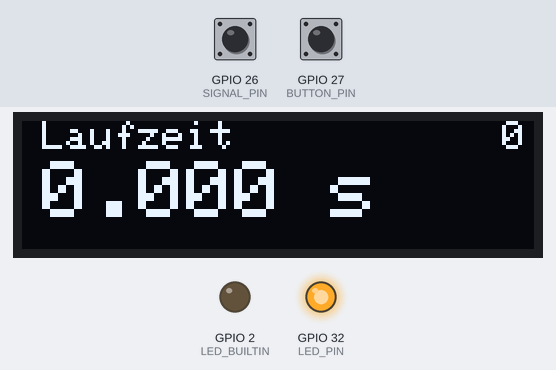
Recording of a sketch running on a simulated ESP32. On the bench: 128×32 one-colour display, output pins drawn as LEDs (lit = HIGH). The test bench sets the inputs (shaded band); at power-on: GPIO 26 (SIGNAL_PIN) HIGH, GPIO 27 (BUTTON_PIN) HIGH. Nothing arrives over Bluetooth unless stated; a phone connects over Bluetooth LE 3 s after start; what the sketch prints to the serial monitor is not drawn.

Above: at 1.2 s.
1.3 s: GPIO 26 (SIGNAL_PIN) pulled LOW for 0.15 s
At 2.6 s:
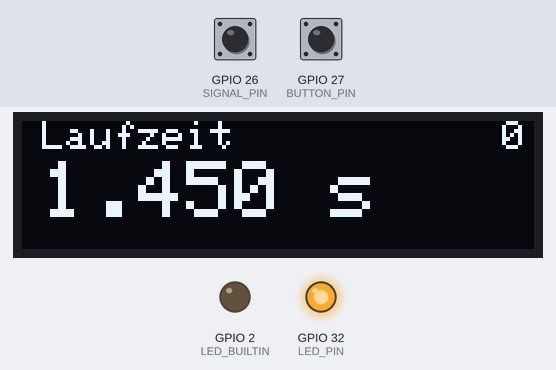
2.9 s: GPIO 27 (BUTTON_PIN) pulled LOW for 0.15 s
At 3.9 s:
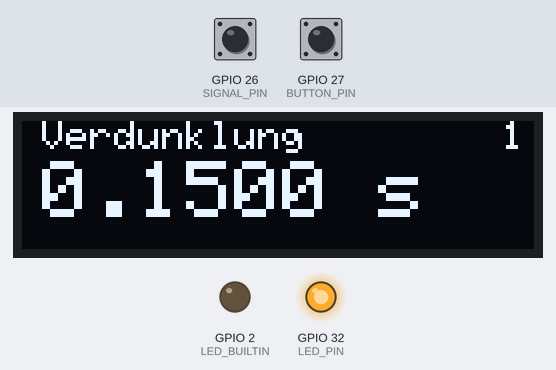
4.5 s: GPIO 27 (BUTTON_PIN) pulled LOW for 1 s
At 5.2 s:
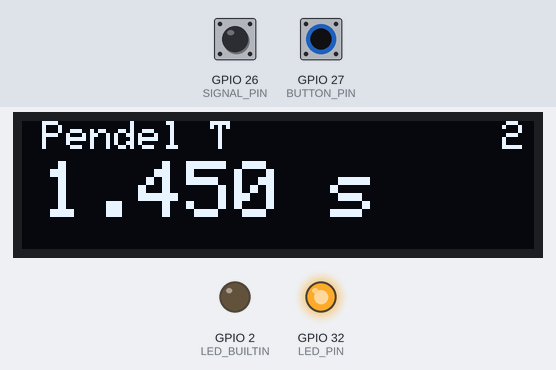
7.0 s: GPIO 27 (BUTTON_PIN) pulled LOW for 0.15 s
At 8.0 s:
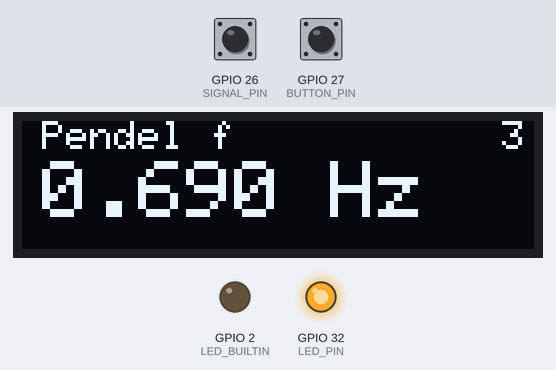
8.6 s: GPIO 26 (SIGNAL_PIN) pulled LOW for 1 s
At 9.4 s:
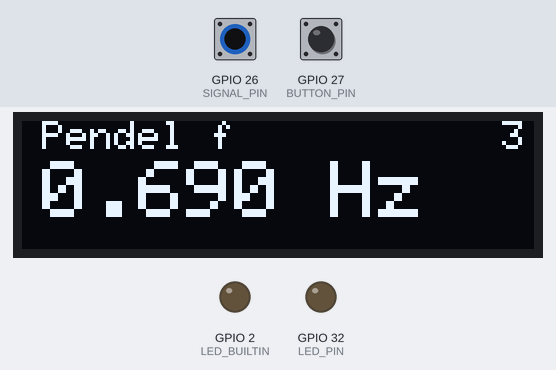
11.1 s: GPIO 26 (SIGNAL_PIN) driven LOW and GPIO 27 (BUTTON_PIN) driven LOW
At 12.6 s:
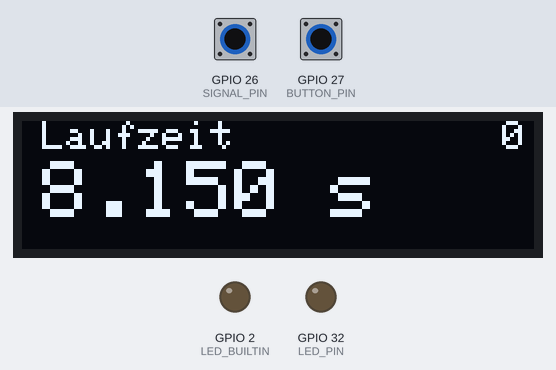
Timing chart, 0 to 13.6 s (numbered marks = the images above; inputs shaded):
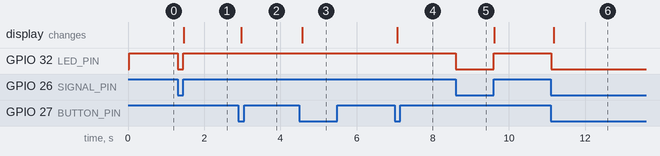

Measured:
- after the input at 1.3 s, GPIO 32 (LED_PIN): HIGH → LOW at once, → HIGH 0.15 s later; the display: changes after 0.17 s (image 1)
- after the input at 2.9 s, the display: changes after 0.07 s (image 2)
- after the input at 4.5 s, the display: changes after 0.07 s (image 3)
- after the input at 7.0 s, the display: changes after 0.06 s (image 4)
- after the input at 8.6 s, GPIO 32 (LED_PIN): HIGH → LOW at once, → HIGH 1.0 s later
- after the input at 11.1 s, GPIO 32 (LED_PIN): HIGH → LOW at once; the display: changes after 0.07 s (image 6)

The sketch:

light_gate_qr.ino
```cpp
#include <BLEDevice.h>
#include <BLEServer.h>
#include <BLEUtils.h>
#include <BLE2902.h>
#include <Wire.h>
#include <Adafruit_GFX.h>
#include <Adafruit_SSD1306.h>

// ---- Pin-Configuration ----
// LS4568 SIGNAL: 22, LED: 33 /LED Output must be disabled (Signal PIN22)
#define SIGNAL_PIN 26
#define BUTTON_PIN 27
#define SDA_PIN 16
#define SCL_PIN 17
#define LED_PIN 32

// ---- OLED ----
#define SCREEN_WIDTH 128
#define SCREEN_HEIGHT 32//32
#define NAME "LS 1"//"Einzel-Lichtschranke A"

Adafruit_SSD1306 oled(SCREEN_WIDTH, SCREEN_HEIGHT, &Wire, -1);

volatile int n = 0;
volatile int t1 = 0;
volatile int t2 = 0;
volatile int timeArray[3] = {0, 0, 0};
volatile float laufT = 0;
volatile float pendelT = 0;
volatile float pendelF = 0;
volatile bool newEvent = false;
volatile unsigned long lastRise = 0;
const unsigned long DEBOUNCE_US = 2000; // Startwert, ggf. anpassen

float verdT = 0;
bool stopped = 0;
bool cleared = 0;
bool synced = 0;

volatile float t = 0;
volatile float t_offset = 0;
// ---- Mode/Taster ----
// 0 = Laufzeit, 1 = Verdunklung, 2 = Pendel

int mode = 0;
bool lastButtonState = HIGH;


#define SERVICE_UUID   "12345678-1234-1234-1234-123456789abc"
#define CHAR_UUID_T    "abcdef01-1234-1234-1234-123456789abc"  // time
#define CHAR_UUID_LT   "abcdef02-1234-1234-1234-123456789abc"  // signal time
#define CHAR_UUID_DT   "abcdef03-1234-1234-1234-123456789abc"  // shadowing time
#define CHAR_UUID_SD   "abcdef04-1234-1234-1234-123456789abc"  // period
#define CHAR_UUID_N    "abcdef05-1234-1234-1234-123456789abc"  // count

BLECharacteristic *pCharT, *pCharLT, *pCharDT, *pCharSD, *pCharN;
bool deviceConnected = false;

class MyServerCallbacks : public BLEServerCallbacks {
  void onConnect(BLEServer* pServer)    { deviceConnected = true; }
  void onDisconnect(BLEServer* pServer) {
    deviceConnected = false;
    BLEDevice::getAdvertising()->start();
  }
};

BLECharacteristic* createChar(BLEService* svc, const char* uuid) {
  BLECharacteristic* c = svc->createCharacteristic(uuid, BLECharacteristic::PROPERTY_NOTIFY);
  c->addDescriptor(new BLE2902());
  return c;
}

void IRAM_ATTR isr1() {
if (digitalRead(SIGNAL_PIN)) {
  unsigned long now = micros();
  if (now - lastRise < DEBOUNCE_US) return;
  n++;
  lastRise = now;
  t1 = (int)now;
  timeArray[0] = timeArray[1];
  timeArray[1] = timeArray[2];
  timeArray[2] = t1;
  newEvent = true;
} else {
  t2 = (int)micros();
}
}


void setup() {
  Serial.begin(115200);

  BLEDevice::init(NAME);
  BLEServer *pServer = BLEDevice::createServer();
  pServer->setCallbacks(new MyServerCallbacks());

  BLEService *pService = pServer->createService(BLEUUID(SERVICE_UUID), 30);
  pCharT  = createChar(pService, CHAR_UUID_T);
  pCharLT = createChar(pService, CHAR_UUID_LT);
  pCharDT = createChar(pService, CHAR_UUID_DT);
  pCharSD = createChar(pService, CHAR_UUID_SD);
  pCharN = createChar(pService, CHAR_UUID_N);


  pService->start();
  BLEAdvertising *pAdvertising = BLEDevice::getAdvertising();
  pAdvertising->addServiceUUID(SERVICE_UUID);
  pAdvertising->start();


  Wire.begin(SDA_PIN, SCL_PIN);
  if (!oled.begin(SSD1306_SWITCHCAPVCC, 0x3C)) {
    Serial.println(F("failed to start SSD1306 OLED"));
    while (1);
  }

  pinMode(SIGNAL_PIN, INPUT_PULLUP);
  pinMode(BUTTON_PIN, INPUT_PULLUP);
  pinMode(LED_PIN, OUTPUT);

  attachInterrupt(digitalPinToInterrupt(SIGNAL_PIN), isr1, CHANGE);

  t_offset = 0;

  pinMode(LED_BUILTIN, OUTPUT);
  digitalWrite(LED_BUILTIN, LOW);
}

void loop() {
   if (digitalRead(SIGNAL_PIN)) {
    digitalWrite(LED_PIN, HIGH);
  }else{
    digitalWrite(LED_PIN,LOW);

  }

  bool reading = digitalRead(BUTTON_PIN);

  if (reading == LOW && lastButtonState == HIGH) {
    mode++;
    mode %= 4;
    delay(50);
    //Serial.println("press");
  }

  lastButtonState = reading;

   if(digitalRead(SIGNAL_PIN)){
    verdT = abs((float)t1 - (float)t2) * 0.000001f;
  }


  if (newEvent) {
    newEvent = false;
    t  = 0.000001f * (float)t1 - t_offset;
    laufT   = (timeArray[2] - timeArray[1]) * 0.000001f;
    pendelT = (timeArray[2] - timeArray[0]) * 0.000001f;
    pendelF = 1.0f / pendelT;
    Serial.println(String(t) + " | " + String(laufT) + " | " + String(verdT) + " | " +String(pendelT) + "|" + String(n));
     if (deviceConnected) {
    String sT       = String(t,4);
    String sLaufT   = String(laufT,4);
    String sVerdT   = String(verdT,4);
    String sPendelT = String(pendelT,4);//pendelT
    String sN = String(n);

    pCharN->setValue(sN.c_str()); pCharN->notify();
    pCharT->setValue(sT.c_str());       pCharT->notify();
    pCharLT->setValue(sLaufT.c_str());  pCharLT->notify();
    pCharDT->setValue(sVerdT.c_str());  pCharDT->notify();
    pCharSD->setValue(sPendelT.c_str()); pCharSD->notify();


    //delay(500);
  }
  }


  oled.clearDisplay();
  oled.setTextColor(WHITE);

  if(mode == 0){
    oled.setTextSize(1);
    oled.setCursor(5,0);  oled.print("Laufzeit");
    oled.setTextSize(2);
    oled.setCursor(5,10); oled.print(laufT,3); oled.print(" s");
  }
  if(mode == 1){
    oled.setTextSize(1);
    oled.setCursor(5,0);  oled.print("Verdunklung");
    oled.setTextSize(2);
    oled.setCursor(5,10); oled.print(verdT,4); oled.print(" s");
  }
  if(mode == 2){
    oled.setTextSize(1);
    oled.setCursor(5,0);  oled.print("Pendel T");
    oled.setTextSize(2);
    oled.setCursor(5,10); oled.print(pendelT,3); oled.print(" s");
  }
   if(mode == 3){
    oled.setTextSize(1);
    oled.setCursor(5,0);  oled.print("Pendel f");
    oled.setTextSize(2);
    oled.setCursor(5,10); oled.print(pendelF,3); oled.print(" Hz");
  }

  oled.setTextSize(1);
  oled.setCursor(120,0);
  oled.print(mode);
  oled.display();
}
```
